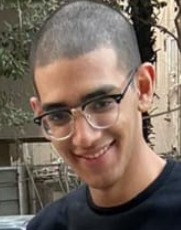
#> input picture test.jpg, 181 x 230 px
$ python encoder.py
#> lines starting #> are read from the running program, lines starting #| are printed output that depends on the picture
import numpy as np
import cv2
import time
import pickle


def bitstring_to_bytes(s):
    # pad s to make it divisble by 8
    numBits = 8 - len(s) % 8
    s += ('0' * numBits)
    return bytes(int(s[i: i + 8], 2)
                 for i in range(0, len(s), 8))  # convert s to bytes


def getLongestMatch(symbolsVector, windowSize, lookAheadPtr, leftWindowIdx):
    searchPtr = lookAheadPtr - 1
    bestMatchLength = 0
    bestMatchOffset = 0
    bestMatchSymbol = symbolsVector[lookAheadPtr]
    streamLength = len(symbolsVector)
    while(searchPtr > leftWindowIdx):
        matchLength = 0
        originalSearchPtr = searchPtr
        originalLookAheadPtr = lookAheadPtr
        # while searchPtr didn't pass right window and symbols match
        while((searchPtr < leftWindowIdx + windowSize) and (symbolsVector[searchPtr] == symbolsVector[lookAheadPtr])):
            if(lookAheadPtr == streamLength-1):
                break
            matchLength += 1
            searchPtr += 1
            lookAheadPtr += 1

        if(matchLength > bestMatchLength):
            bestMatchLength = matchLength
            bestMatchOffset = originalLookAheadPtr - originalSearchPtr
            bestMatchSymbol = symbolsVector[lookAheadPtr]

        searchPtr = originalSearchPtr - 1
        lookAheadPtr = originalLookAheadPtr
    if(bestMatchLength == 0):
        return (0, bestMatchSymbol)
    else:
        return (1, bestMatchOffset, bestMatchLength, bestMatchSymbol)


def encodeVector(symbolsVector, windowSize, lookAheadSize):
    tuplesVector = []
    leftWindowIdx = 0
    lookAheadPtr = windowSize - lookAheadSize
    streamLength = len(symbolsVector)
    while(lookAheadPtr < streamLength):
        longestMatchTuple = getLongestMatch(
            symbolsVector, windowSize, lookAheadPtr, leftWindowIdx)
        tuplesVector.append(longestMatchTuple)
        if(longestMatchTuple[0] == 0):
            leftWindowIdx += 1
            lookAheadPtr += 1
        else:
            leftWindowIdx += longestMatchTuple[2] + 1
            lookAheadPtr += longestMatchTuple[2] + 1
    return tuplesVector


def generateTuplesOutputs(tuplesVector):
    identifiers = ''
    symbols = []
    offsetAndLength = []

    for currentTuple in tuplesVector:
        identifiers += str(currentTuple[0])
        if(currentTuple[0] == 0):
            symbols.append(currentTuple[1])
        else:
            offsetAndLength.append((currentTuple[1], currentTuple[2]))
            symbols.append(currentTuple[3])

    symbolsNPArray = np.array(symbols, dtype=np.uint8)
    if(windowSize > 255):
        tuplesDatatype = np.dtype('uint16,uint16')
    else:
        tuplesDatatype = np.dtype('uint8,uint8')
    offsetAndLengthNPArray = np.array(offsetAndLength, dtype=tuplesDatatype)

    with open('./data/identifiers.dat', 'wb') as x:
        pickle.dump(bitstring_to_bytes(identifiers), x)

    symbolsNPArray.tofile('./data/symbols.dat')
    offsetAndLengthNPArray.tofile('./data/offsetAndLength.dat')


fileName = input('Enter the file name: ')
#> the answer given: test.jpg
windowSize = int(input('Enter the window size: '))
#> the answer given: 100
lookAheadBufferSize = int(input('Enter the look-ahead buffer size: '))
#> the answer given: 100

imgMatrix = cv2.imread(fileName, cv2.IMREAD_GRAYSCALE)
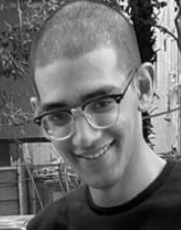
#> imgMatrix: shape (230, 181); min 0, max 247, mean 110.1
imgVector = imgMatrix.flatten()

start = time.process_time()
tuplesVector = encodeVector(imgVector, windowSize, lookAheadBufferSize)
#> in encodeVector, `streamLength = len(symbolsVector)`: streamLength = 41630
#> the loop in encodeVector, `while(lookAheadPtr < streamLength):` made 41630 passes
#> longestMatchTuple on passes 1 to 12: (0, 73), (0, 76), (0, 70), (0, 90), (0, 72), (0, 56), (0, 54), (0, 58), (0, 55), (0, 57), (0, 58), (0, 58)
#> after the loop in encodeVector, `while(lookAheadPtr < streamLength):`: tuplesVector = 41630 items
#> tuplesVector = 41630 items
print(str(time.process_time() - start) + ' s')

dimensions = np.array(
    [imgMatrix.shape[0], imgMatrix.shape[1]], dtype=int)  # height x width
#> dimensions = [230, 181]
bufferSearchPrefix = imgVector[:(windowSize - lookAheadBufferSize)]
#> bufferSearchPrefix = empty array

np.array(bufferSearchPrefix, dtype=np.uint8).tofile(
    './data/bufferSearchPrefix.dat')
dimensions.tofile('./data/dimensions.dat')
np.array([windowSize, lookAheadBufferSize], dtype=np.uint16
         ).tofile('./data/windowSizeLookAheadSize.dat')
generateTuplesOutputs(tuplesVector)
#> the loop in generateTuplesOutputs, `for currentTuple in tuplesVector:` made 41630 passes
#> (currentTuple, identifiers) on passes 1 to 3: ((0, 73), '0'), ((0, 76), '00'), ((0, 70), '000')
#> after the loop in generateTuplesOutputs, `for currentTuple in tuplesVector:`: offsetAndLength = []; symbols = 41630 items

$ run again, on shoma.jpg
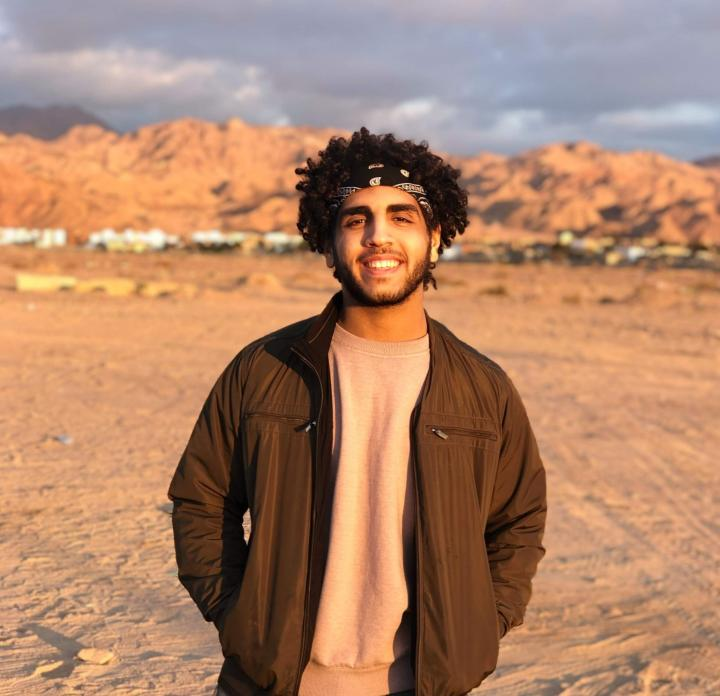
#> input picture shoma.jpg, 720 x 696 px
#> `imgMatrix = cv2.imread(fileName, cv2.IMREAD_GRAYSCALE)`:
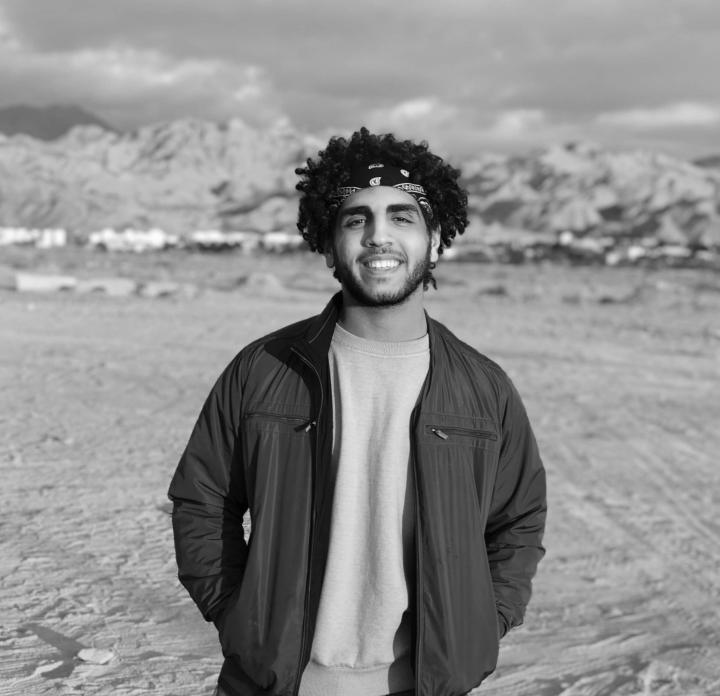
#> imgMatrix: shape (696, 720); min 0, max 255, mean 142.2
#> in encodeVector, `streamLength = len(symbolsVector)`: streamLength = 501120
#> the loop in encodeVector, `while(lookAheadPtr < streamLength):` made 501120 passes
#> longestMatchTuple on passes 1 to 8: (0, 175), (0, 174), (0, 174), (0, 173), (0, 173), (0, 172), (0, 172), (0, 171)
#> after the loop in encodeVector, `while(lookAheadPtr < streamLength):`: tuplesVector = 501120 items
#> bufferSearchPrefix = empty array
#> the loop in generateTuplesOutputs, `for currentTuple in tuplesVector:` made 501120 passes
#> (currentTuple, identifiers) on passes 1 to 3: ((0, 175), '0'), ((0, 174), '00'), ((0, 174), '000')
#> after the loop in generateTuplesOutputs, `for currentTuple in tuplesVector:`: offsetAndLength = []; symbols = 501120 items
